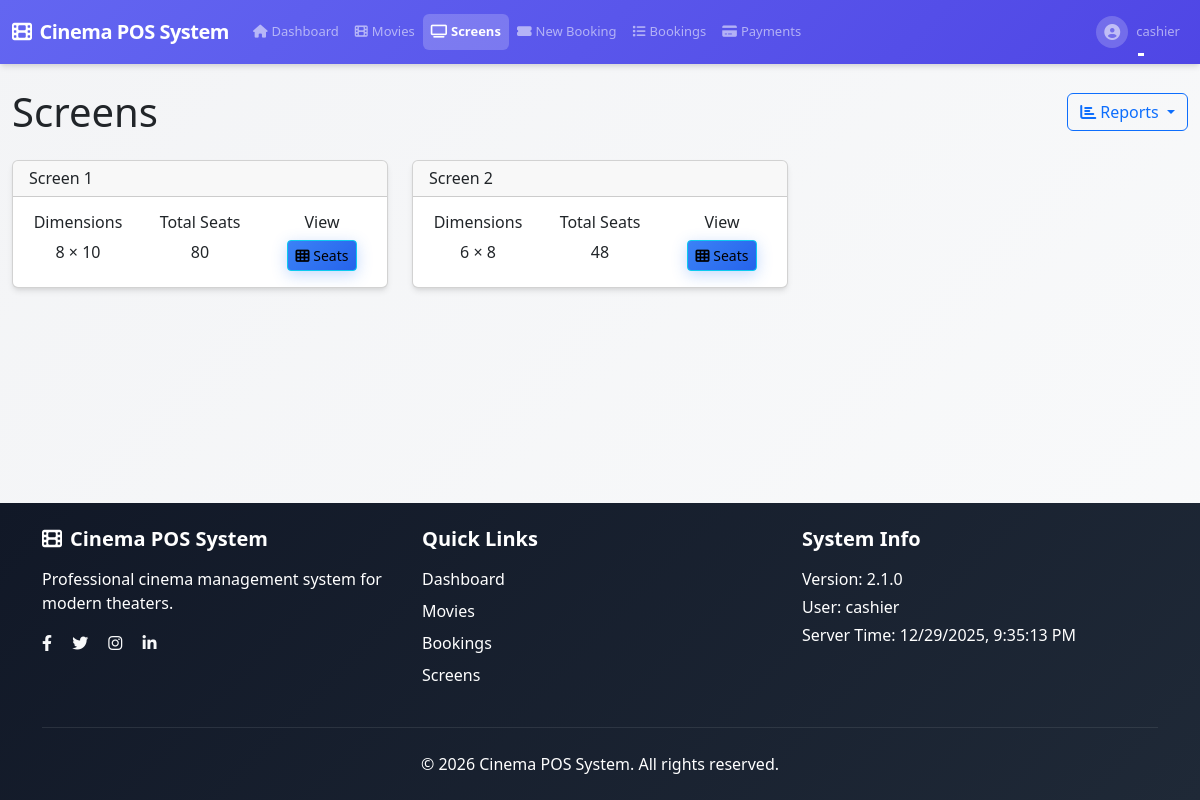
/screens/ (signed in), run on the app's committed database.
### app/auth/models.py (models this page shows, shortened)
class User(UserMixin, db.Model):
    id = db.Column(db.Integer, primary_key=True)
    username = db.Column(db.String(64), index=True, unique=True, nullable=False,
                       comment="Unique username for login")
    email = db.Column(db.String(120), index=True, unique=True, nullable=False,
                      comment="Unique email address")
    password_hash = db.Column(db.String(128), nullable=False,
                            comment="Hashed password")
    role = db.Column(db.Enum('admin', 'cashier', name='user_roles'), default='cashier', nullable=False,
                    comment="Primary user role for permissions (for shared accounts, this is the default role)")
    assigned_roles = db.Column(db.Text, nullable=True,
                             comment="JSON array of assigned roles for shared accounts (e.g., ['admin', 'cashier'])")
    is_shared_account = db.Column(db.Boolean, default=False, nullable=False,
                                comment="Whether this is a shared account that can be used by multiple roles")
    last_login = db.Column(db.DateTime, default=None,
                         comment="Timestamp of last login")
    is_active = db.Column(db.Boolean, default=True, nullable=False,
                        comment="Whether user account is active")
    created_at = db.Column(db.DateTime, default=datetime.utcnow, nullable=False,
                          comment="Account creation timestamp")
    created_by = db.Column(db.Integer, db.ForeignKey('user.id'), default=None,
                         comment="ID of user who created this account")
    updated_at = db.Column(db.DateTime, default=datetime.utcnow, onupdate=datetime.utcnow,
                          comment="Last update timestamp")
    updated_by = db.Column(db.Integer, db.ForeignKey('user.id'), default=None,
                         comment="ID of user who last updated this account")
    bookings = db.relationship('Booking', backref='user', lazy=True)
    __table_args__ = (
        db.CheckConstraint('length(username) >= 3', name='check_username_length'),
        db.CheckConstraint('length(email) >= 5', name='check_email_length'),
        db.CheckConstraint("role IN ('admin', 'cashier')", name='check_role_values'),
        db.Index('idx_user_email_active', 'email', 'is_active'),
        db.Index('idx_user_username_active', 'username', 'is_active'),
    )
    def is_admin(self):
        from flask import session
        current_role = session.get('current_role')
        if current_role:
            return current_role == 'admin'
        return self.role == 'admin'

### app/screens/models.py (models this page shows, shortened)
class Screen(db.Model):
    id = db.Column(db.Integer, primary_key=True)
    name = db.Column(db.String(50), nullable=False)
    total_rows = db.Column(db.Integer, nullable=False)
    total_columns = db.Column(db.Integer, nullable=False)
    seats = db.relationship('Seat', backref='screen', lazy=True)
    shows = db.relationship('Show', backref='screen', lazy=True)

### app/screens/routes.py (the view)
@bp.route('/')
@login_required
def index():
    screens = Screen.query.all()
    return render_template('screens/index.html', title='Screens', screens=screens)

### app/__init__.py (called while the page is built)
@login_manager.user_loader
def load_user(user_id):
    from app.auth.models import User
    return User.query.get(int(user_id))

### templates/screens/index.html (shortened to what this page needs)
{% extends "base.html" %} {% block content %}
<div class="row">
  <div class="col-12">
    <div class="d-flex justify-content-between align-items-center mb-4">
      <h1 class="mb-0">Screens</h1>
      <div class="btn-group">
        <div class="btn-group" role="group">
          <button type="button" class="btn btn-outline-primary dropdown-toggle" data-bs-toggle="dropdown">
            <i class="fas fa-chart-bar me-1"></i>Reports
          </button>
        </div>
      </div>
    </div>
    {% if screens %}
    <div class="row">
      {% for screen in screens %}
      <div class="col-md-4 mb-4">
        <div class="card">
          <div
            class="card-header d-flex justify-content-between align-items-center"
          >
            <h6 class="mb-0">{{ screen.name }}</h6>
          </div>
          <div class="card-body">
            <div class="row text-center">
              <div class="col-4">
                <h6>Dimensions</h6>
                <p class="mb-0">
                  {{ screen.total_rows }} × {{ screen.total_columns }}
                </p>
              </div>
              <div class="col-4">
                <h6>Total Seats</h6>
                <p class="mb-0">
                  {{ screen.total_rows * screen.total_columns }}
                </p>
              </div>
              <div class="col-4">
                <h6>View</h6>
                <button
                  class="btn btn-sm btn-info seat-layout-btn"
                  data-rows="{{ screen.total_rows }}"
                  data-cols="{{ screen.total_columns }}"
                  data-name="{{ screen.name|e }}"
                >
                  <i class="fas fa-th"></i> Seats
                </button>
              </div>
            </div>
          </div>
        </div>
      </div>
      {% endfor %}
    </div>
    {% endif %}
  </div>
</div>
{% endblock %}

### templates/base.html (shortened to what this page needs)
<!DOCTYPE html>
<html lang="en">
<head>
    <link rel="stylesheet" href="{{ url_for('static', filename='css/style.css') }}">
    <link href="https://cdn.jsdelivr.net/npm/bootstrap@5.3.0/dist/css/bootstrap.min.css" rel="stylesheet">
    <link rel="stylesheet" href="https://cdnjs.cloudflare.com/ajax/libs/font-awesome/6.4.0/css/all.min.css">
    <link rel="stylesheet" href="https://cdnjs.cloudflare.com/ajax/libs/animate.css/4.1.1/animate.min.css">
</head>
<body>
    <header>
        <nav class="navbar navbar-expand-lg navbar-dark bg-gradient-primary">
            <div class="container-fluid">
                <a class="navbar-brand fw-bold" href="{{ url_for('index') }}">
                    <i class="fas fa-film me-2"></i>{{ app_name }}
                </a>
                <div class="collapse navbar-collapse" id="navbarNav">
                    {% if current_user.is_authenticated %}
                    <ul class="navbar-nav me-auto">
                        <li class="nav-item">
                            <a class="nav-link {% if request.endpoint == 'index' %}active{% endif %}" href="{{ url_for('index') }}">
                                <i class="fas fa-home me-1"></i>Dashboard
                            </a>
                        </li>
                        <li class="nav-item">
                            <a class="nav-link {% if request.endpoint and 'movies' in request.endpoint %}active{% endif %}" href="{{ url_for('movies.index') }}">
                                <i class="fas fa-film me-1"></i>Movies
                            </a>
                        </li>
                        <li class="nav-item">
                            <a class="nav-link {% if request.endpoint and 'screens' in request.endpoint %}active{% endif %}" href="{{ url_for('screens.index') }}">
                                <i class="fas fa-tv me-1"></i>Screens
                            </a>
                        </li>
                        <li class="nav-item">
                            <a class="nav-link {% if request.endpoint and 'bookings' in request.endpoint %}active{% endif %}" href="{{ url_for('bookings.new') }}">
                                <i class="fas fa-ticket-alt me-1"></i>New Booking
                            </a>
                        </li>
                        <li class="nav-item">
                            <a class="nav-link {% if request.endpoint and request.endpoint == 'bookings.index' %}active{% endif %}" href="{{ url_for('bookings.index') }}">
                                <i class="fas fa-list me-1"></i>Bookings
                            </a>
                        </li>
                        <li class="nav-item">
                            <a class="nav-link {% if request.endpoint and 'payments' in request.endpoint %}active{% endif %}" href="{{ url_for('payments.index') }}">
                                <i class="fas fa-credit-card me-1"></i>Payments
                            </a>
                        </li>
                    </ul>
                    {% endif %}
                    <ul class="navbar-nav">
                        {% if current_user.is_authenticated %}
                        <li class="nav-item dropdown">
                            <a class="nav-link dropdown-toggle d-flex align-items-center" href="#" id="navbarDropdown" role="button" data-bs-toggle="dropdown">
                                <div class="user-avatar me-2">
                                    <i class="fas fa-user-circle"></i>
                                </div>
                                {{ current_user.username }}
                            </a>
                        </li>
                        {% else %}
                        <li class="nav-item">
                            <a class="nav-link" href="{{ url_for('auth.login') }}">Login</a>
                        </li>
                        {% endif %}
                    </ul>
                </div>
            </div>
        </nav>
    </header>
    <main class="container-fluid mt-4">
        {% block content %}{% endblock %}
    </main>
    {% include 'validation/feedback.html' %}
    <footer class="bg-dark text-light mt-5">
        <div class="container py-4">
            <div class="row">
                <div class="col-md-4 mb-4 mb-md-0">
                    <h5 class="mb-3"><i class="fas fa-film me-2"></i>{{ app_name }}</h5>
                    <p class="text-white">Professional cinema management system for modern theaters.</p>
                    <div class="social-links">
                        <a href="#" class="text-light me-3"><i class="fab fa-facebook-f"></i></a>
                        <a href="#" class="text-light me-3"><i class="fab fa-twitter"></i></a>
                        <a href="#" class="text-light me-3"><i class="fab fa-instagram"></i></a>
                        <a href="#" class="text-light"><i class="fab fa-linkedin-in"></i></a>
                    </div>
                </div>
                <div class="col-md-4 mb-4 mb-md-0">
                    <h5 class="mb-3">Quick Links</h5>
                    <ul class="list-unstyled">
                        <li class="mb-2"><a href="{{ url_for('index') }}" class="text-white text-decoration-none">Dashboard</a></li>
                        <li class="mb-2"><a href="{{ url_for('movies.index') }}" class="text-white text-decoration-none">Movies</a></li>
                        <li class="mb-2"><a href="{{ url_for('bookings.new') }}" class="text-white text-decoration-none">Bookings</a></li>
                        <li class="mb-2"><a href="{{ url_for('screens.index') }}" class="text-white text-decoration-none">Screens</a></li>
                    </ul>
                </div>
                <div class="col-md-4">
                    <h5 class="mb-3">System Info</h5>
                    <p class="text-white mb-1">Version: {{ version }}</p>
                    <p class="text-white mb-1">User: {% if current_user.is_authenticated %}{{ current_user.username }}{% else %}Guest{% endif %}</p>
                    <p class="text-white mb-0">Server Time: <span id="serverTime"></span></p>
                </div>
            </div>
            <hr class="border-secondary my-4">
            <div class="text-center">
                <p class="mb-0 text-white">&copy; 2026 {{ app_name }}. All rights reserved.</p>
            </div>
        </div>
    </footer>
</body>
</html>

### static/css/style.css (style rules this page uses)
:root { --primary-color: #6366f1; --primary-dark: #4f46e5; --primary-light: #818cf8; --secondary-color: #ec4899; --success-color: #10b981; --warning-color: #f59e0b; --danger-color: #ef4444; --info-color: #3b82f6; --dark-color: #1f2937; --light-color: #f9fafb; --gray-100: #f3f4f6; --gray-200: #e5e7eb; --gray-300: #d1d5db; --gray-400: #9ca3af; --gray-500: #6b7280; --gray-600: #4b5563; --gray-700: #374151; --gray-800: #1f2937; --gray-900: #111827; --font-family: 'Inter', -apple-system, BlinkMacSystemFont, 'Segoe UI', Roboto, sans-serif; --font-size-xs: 0.65rem; --font-size-sm: 0.75rem; --font-size-base: 0.9rem; --font-size-lg: 1.0rem; --font-size-xl: 1.15rem; --font-size-2xl: 1.25rem; --font-size-3xl: 1.375rem; --font-size-4xl: 1.45rem; --spacing-xs: 0.25rem; --spacing-sm: 0.5rem; --spacing-md: 1rem; --spacing-lg: 1.5rem; --spacing-xl: 2rem; --spacing-2xl: 3rem; --border-radius-sm: 0.25rem; --border-radius-md: 0.5rem; --border-radius-lg: 0.75rem; --border-radius-xl: 1rem; --shadow-sm: 0 1px 2px 0 rgba(0, 0, 0, 0.05); --shadow-md: 0 4px 6px -1px rgba(0, 0, 0, 0.1), 0 2px 4px -1px rgba(0, 0, 0, 0.06); --shadow-lg: 0 10px 15px -3px rgba(0, 0, 0, 0.1), 0 4px 6px -2px rgba(0, 0, 0, 0.05); --shadow-xl: 0 20px 25px -5px rgba(0, 0, 0, 0.1), 0 10px 10px -5px rgba(0, 0, 0, 0.04); --transition-fast: 150ms ease-in-out; --transition-normal: 300ms ease-in-out; --transition-slow: 500ms ease-in-out; }
* { box-sizing: border-box; }
body { font-family: var(--font-family); font-size: var(--font-size-base); line-height: 1.6; color: var(--gray-800); background: linear-gradient(135deg, var(--gray-100) 0%, var(--light-color) 100%); min-height: 100vh; display: flex; flex-direction: column; }
main { flex: 1; }
h1, h2, h3, h4, h5, h6 { font-weight: 600; line-height: 1.2; margin-bottom: var(--spacing-md); }
h1 { font-size: var(--font-size-4xl); }
h5 { font-size: var(--font-size-lg); }
h6 { font-size: var(--font-size-base); }
.navbar { backdrop-filter: blur(10px); box-shadow: var(--shadow-md); transition: all var(--transition-normal); }
.bg-gradient-primary { background: linear-gradient(135deg, var(--primary-color) 0%, var(--primary-dark) 100%); }
.navbar-brand { font-weight: 700; font-size: var(--font-size-xl); letter-spacing: -0.025em; transition: transform var(--transition-fast); }
.navbar-nav .nav-link { font-weight: 500; transition: all var(--transition-normal); position: relative; padding: var(--spacing-sm) var(--spacing-md); border-radius: var(--border-radius-md); font-size: 13px; }
.navbar-nav .nav-link::after { content: ''; position: absolute; bottom: 0; left: 50%; width: 0; height: 2px; background-color: white; transition: all var(--transition-normal); transform: translateX(-50%); }
.user-avatar { width: 32px; height: 32px; background-color: rgba(255, 255, 255, 0.2); border-radius: 50%; display: flex; align-items: center; justify-content: center; font-size: var(--font-size-lg); }
.card { border: none; border-radius: var(--border-radius-xl); box-shadow: var(--shadow-md); transition: all var(--transition-normal); overflow: hidden; background: white; }
.card-header { border-bottom: 1px solid var(--gray-200); background: linear-gradient(135deg, var(--gray-50) 0%, white 100%); font-weight: 600; padding: var(--spacing-lg); }
.card-body { padding: var(--spacing-lg); }
.btn { border-radius: var(--border-radius-lg); font-weight: 500; padding: var(--spacing-sm) var(--spacing-lg); transition: all var(--transition-normal); border: none; position: relative; overflow: hidden; }
.btn::before { content: ''; position: absolute; top: 50%; left: 50%; width: 0; height: 0; border-radius: 50%; background: rgba(255, 255, 255, 0.3); transform: translate(-50%, -50%); transition: width var(--transition-slow), height var(--transition-slow); }
.btn-info { background: linear-gradient(135deg, var(--info-color) 0%, #2563eb 100%); box-shadow: 0 4px 15px rgba(59, 130, 246, 0.3); }
.btn-outline-primary { border: 2px solid var(--primary-color); color: var(--primary-color); background: transparent; }
footer { background: linear-gradient(135deg, var(--gray-900) 0%, var(--gray-800) 100%); color: white; margin-top: auto; }
footer h5 { color: white; font-weight: 600; }
footer .social-links a { transition: all var(--transition-fast); }
footer a { color: var(--gray-400); transition: all var(--transition-fast); }
@media (max-width: 1200px) { .container-fluid { padding-left: var(--spacing-lg); padding-right: var(--spacing-lg); } }

### data on the page
User: username "cashier"
Screen: name "Screen 1", total_rows "8", total_columns "10", screen.total_rows*screen.total_columns "80"
Screen: name "Screen 2", total_rows "6", total_columns "8", screen.total_rows*screen.total_columns "48"

### other printed values
{{ app_name }} "Cinema POS System"
{{ version }} "2.1.0"
